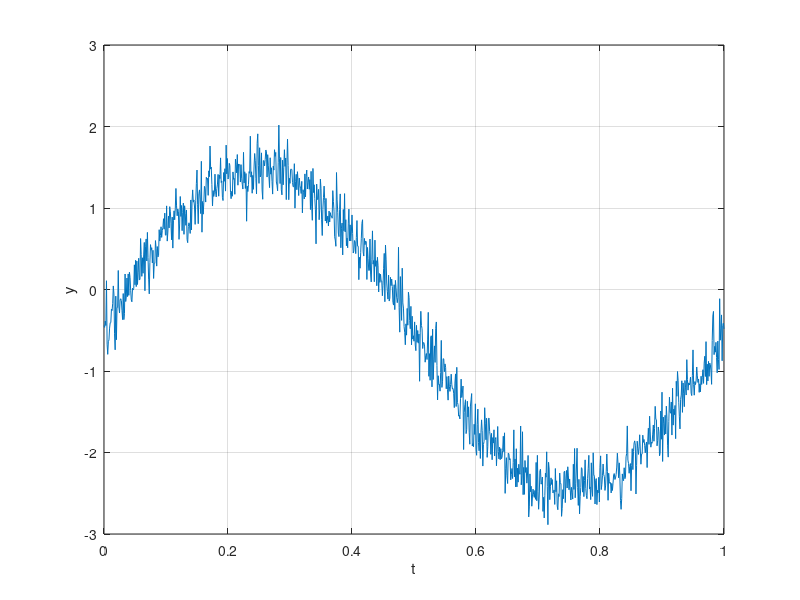

MATLAB code to generate this figure:
p2=load('p2.mat')

figure;
plot(p2.t,p2.y)
xlabel('t') % the name of X-axis
ylabel('y') % the name of Y-axis
grid on % Add grid